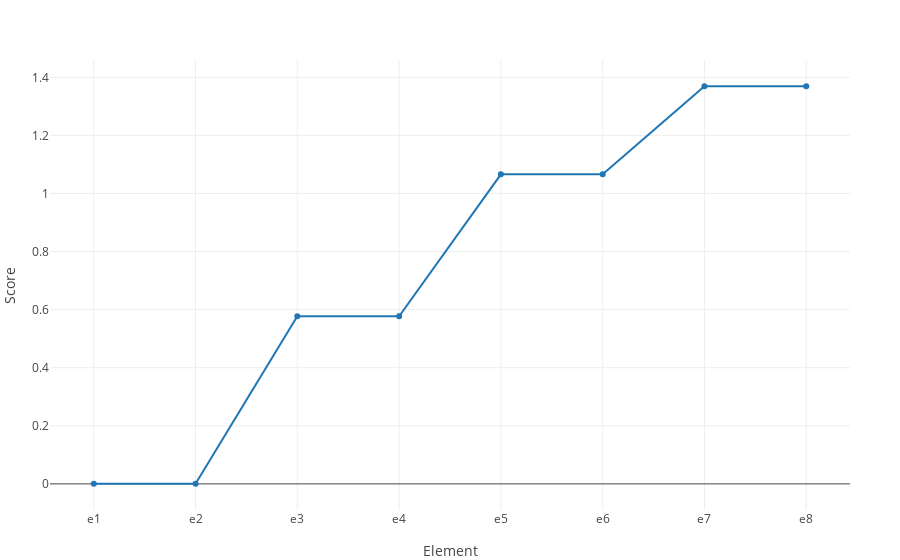

Write notebook code for a chart like this one.
### Code cell
element_score_, element_ = sort_like((element_score_, element_))

plot_x_y((element_score_,); layout = merge(layout, Layout(yaxis_title = "Score")))

### Figure 1 — Plotly figure (JSON) as saved in the notebook; plotly's stock layout.template omitted (floating-point values rounded to 4 significant figures)
{"data": [{"name": "1", "type": "scatter", "x": [1, 2, 3, 4, 5, 6, 7, 8], "y": [0.0004771, 0.0004771, 0.5773, 0.5773, 1.066, 1.066, 1.369, 1.369]}], "layout": {"autosize": false, "margin": {"b": 50, "l": 50, "r": 50, "t": 60}, "templateaa": "plotly_white", "xaxis": {"ticktext": ["e1", "e2", "e3", "e4", "e5", "e6", "e7", "e8"], "tickvals": [1, 2, 3, 4, 5, 6, 7, 8], "title": "Element"}, "yaxis": {"title": "Score"}}}
